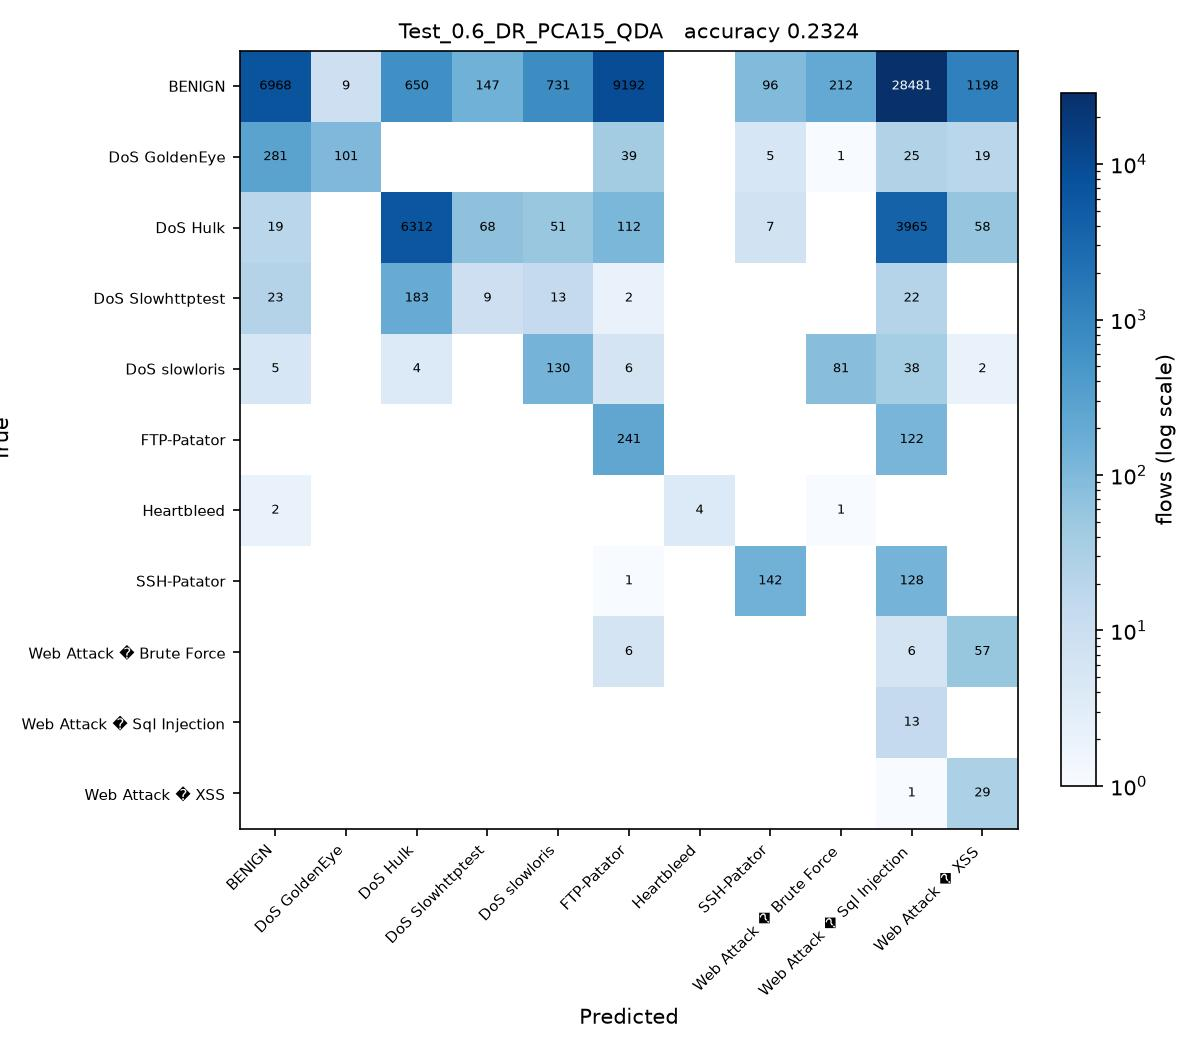

Source code (Python):
# Test_0.6_DR_PCA15_QDA.py
#
# Test size 0.6  |  PCA, 15 components  |  Quadratic Discriminant Analysis (sheet #17)
#
# This is SGDC_60_40.py with the changes marked CHANGE below and nothing else.

import os
from pathlib import Path

# CHANGE 1: find the folder holding the three CSV files and run from there, so
# the plain file names below resolve no matter where this script is started
# from or how deeply it sits inside the project folder.
HERE = Path(__file__).resolve().parent
for PROJECT in [HERE, *HERE.parents]:
    if (PROJECT / 'Tuesday-WorkingHours.pcap_ISCX.csv').exists():
        os.chdir(PROJECT)
        break
else:
    raise SystemExit('Put this folder inside the folder that holds the three '
                     'CIC-IDS2017 CSV files, then run the script again.')
import numpy as np
import pandas as pd

df1 = pd.read_csv('Tuesday-WorkingHours.pcap_ISCX.csv', low_memory=True)
df2 = pd.read_csv('Wednesday-workingHours.pcap_ISCX.csv', low_memory=True)
df3 = pd.read_csv('Thursday-WorkingHours-Morning-WebAttacks.pcap_ISCX.csv', low_memory=True)

dataset = pd.concat([df1, df2, df3], ignore_index=True)

dataset.columns = dataset.columns.str.strip()

# CHANGE 2: a stratified sample of 100000 flows, the same for every run.
# Gradient Boosting builds one tree per class per stage on a single core, so all
# 1.3 million flows would take hours per script. At least 50 flows of every
# class are kept, so the rare attacks stay in the split.
label = dataset.columns[-1]
dataset = pd.concat(
    [g.sample(n=min(len(g), max(50, round(100000 * len(g) / len(dataset)))), random_state=0)
     for _, g in dataset.groupby(label)],
    ignore_index=True
)

X = dataset.iloc[:, :-1]
y = dataset.iloc[:, -1]

X = X.apply(pd.to_numeric, errors='coerce')

X.replace([np.inf, -np.inf], np.nan, inplace=True)

from sklearn.impute import SimpleImputer

imputer = SimpleImputer(missing_values=np.nan, strategy='mean')
X = imputer.fit_transform(X)

from sklearn.preprocessing import LabelEncoder

labelencoder_y = LabelEncoder()
y = labelencoder_y.fit_transform(y)

from sklearn.model_selection import train_test_split

X_train, X_test, y_train, y_test = train_test_split(
    X,
    y,
    test_size=0.6,   # CHANGE 3: test size
    random_state=0,
    stratify=y
)

# CHANGE 4: PCA, from PCA_LDA_KErnel_PCA_CODE.pdf (fit only on training data)
from sklearn.decomposition import PCA

pca = PCA(n_components=15)
X_train = pca.fit_transform(X_train)
X_test = pca.transform(X_test)

# CHANGE 5: Quadratic Discriminant Analysis (sheet #17) in place of SGDClassifier
from sklearn.discriminant_analysis import QuadraticDiscriminantAnalysis

# Heartbleed has only 11 flows, so a class can have fewer training rows
# than there are components and its covariance cannot be estimated.
# Shrinkage fixes that; the default solver does not support it.
classifier = QuadraticDiscriminantAnalysis(
    solver='eigen',
    shrinkage=0.1
)

classifier.fit(X_train, y_train)

y_pred = classifier.predict(X_test) 

from sklearn.metrics import confusion_matrix
from sklearn.metrics import accuracy_score
from sklearn.metrics import precision_score
from sklearn.metrics import recall_score
from sklearn.metrics import f1_score
from sklearn.metrics import classification_report

cm = confusion_matrix(y_test, y_pred)

print("Confusion Matrix:\n")
print(cm)

print("\nAccuracy : {:.4f}".format(accuracy_score(y_test, y_pred)))
print("\nPrecision : {:.4f}".format(precision_score(y_test, y_pred, average='weighted')))
print("\nRecall : {:.4f}".format(recall_score(y_test, y_pred, average='weighted')))
print("\nF1 Score : {:.4f}".format(f1_score(y_test, y_pred, average='weighted')))

print("\nClassification Report:\n")
print(classification_report(y_test, y_pred))

# CHANGE 6: save the confusion matrix as Test_0.6_DR_PCA15_QDA.jpg and record the result
import matplotlib
matplotlib.use('Agg')
import matplotlib.pyplot as plt
from matplotlib.colors import LogNorm

here = HERE                     # the folder this script sits in
names = [str(c) for c in labelencoder_y.classes_]
fig, ax = plt.subplots(figsize=(8, 7))
im = ax.imshow(cm, cmap='Blues', norm=LogNorm(vmin=1))
ax.set_xticks(range(len(names)), names, rotation=45, ha='right', fontsize=7)
ax.set_yticks(range(len(names)), names, fontsize=7)
ax.set_xlabel('Predicted')
ax.set_ylabel('True')
ax.set_title('Test_0.6_DR_PCA15_QDA   accuracy {:.4f}'.format(accuracy_score(y_test, y_pred)), fontsize=10)
for i in range(cm.shape[0]):
    for j in range(cm.shape[1]):
        if cm[i, j]:
            ax.text(j, i, cm[i, j], ha='center', va='center', fontsize=6,
                    color='white' if cm[i, j] > cm.max() / 3 else 'black')
fig.colorbar(im, ax=ax, fraction=0.04, label='flows (log scale)')
fig.tight_layout()
fig.savefig(here / 'Test_0.6_DR_PCA15_QDA.jpg', dpi=150)
plt.close(fig)

row = pd.DataFrame([{
    'Test': 0.6, 'DR': 'PCA15', 'Clas': 'QDA',
    'Acc': round(accuracy_score(y_test, y_pred), 4),
    'Pre': round(precision_score(y_test, y_pred, average='weighted'), 4),
    'Rec': round(recall_score(y_test, y_pred, average='weighted'), 4),
    'F1': round(f1_score(y_test, y_pred, average='weighted'), 4),
    'script': 'Test_0.6_DR_PCA15_QDA',
}])
# one file per run, so several scripts can run at the same time without
# overwriting each other. 21_run_45_mix.py merges them into the Excel sheet.
out = PROJECT / 'results' / 'parts_mix' / 'Test_0.6_DR_PCA15_QDA.csv'
out.parent.mkdir(parents=True, exist_ok=True)
row.to_csv(out, index=False)
